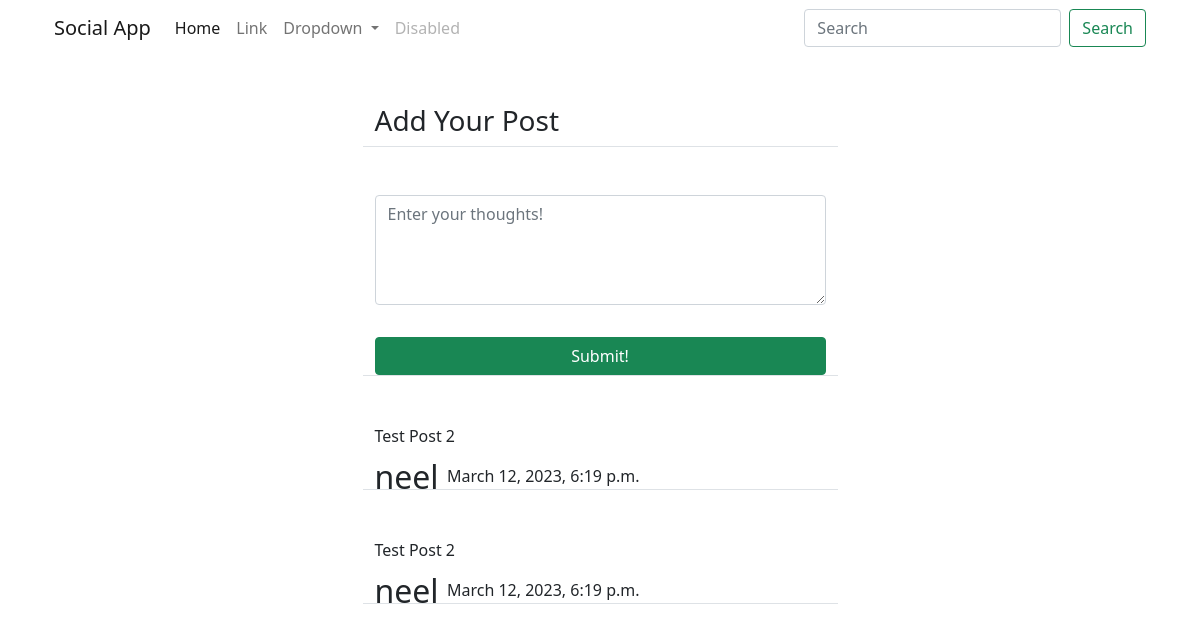
Page /main/ on the earlier database version.
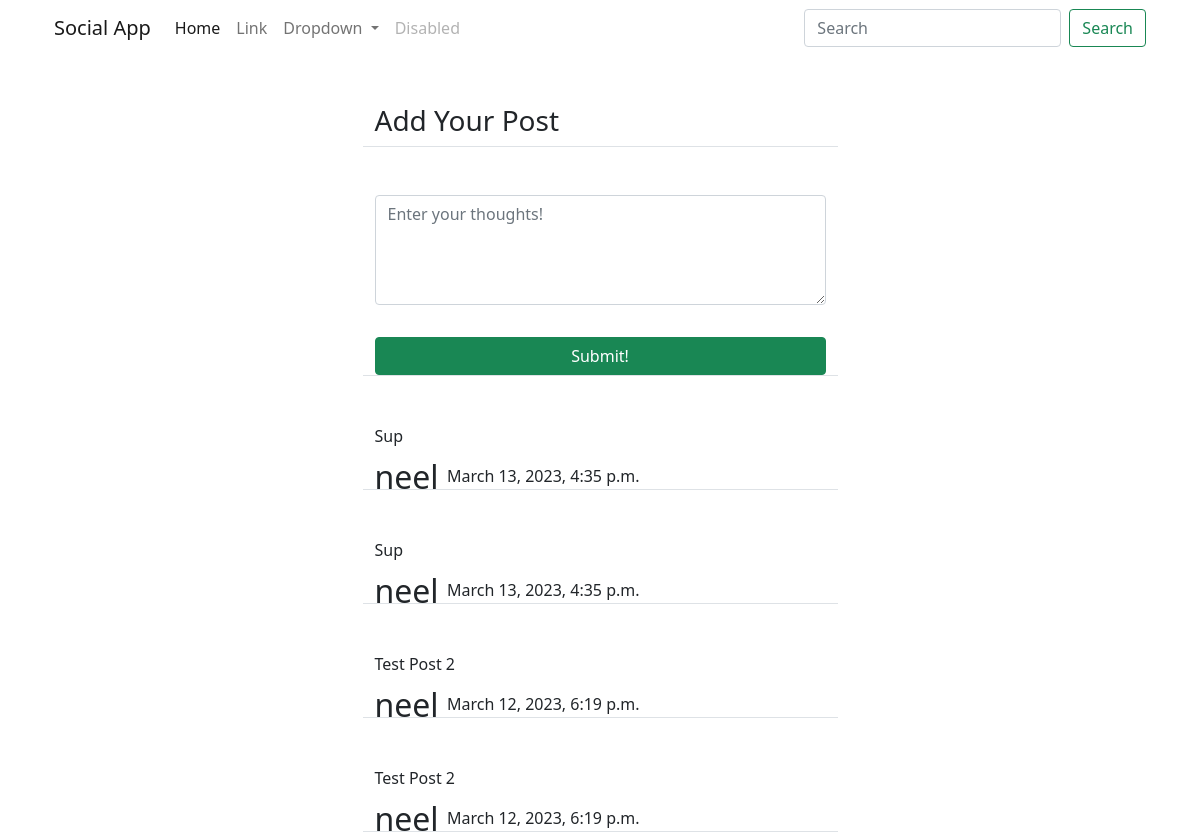
Same page on the later database version.
### mainApp/models.py (models this page shows)
class Post(models.Model):
    body = models.TextField()
    created = models.DateTimeField(default=timezone.now)
    author = models.ForeignKey(User, on_delete=models.CASCADE)

### mainApp/views.py (the view, shortened to what this page needs)
# urls.py: path("", SocialPosts.as_view(), name="content_list"),
class SocialPosts(View):
    def get(self, request, *args, **kwargs):
        content_posts = Post.objects.all().order_by("-created")
        form = Post_Entry()
        context = {
            "content_list": content_posts,
            "form": form,
        }
        return render(request, "content_list.html", context)

### mainApp/forms.py
class Post_Entry(forms.ModelForm):
    body = forms.CharField(label="", widget=forms.Textarea(attrs={"rows": 4, "placeholder": "Enter your thoughts!", }))
    class Meta:
        model = Post
        fields = ["body"]

### mainApp/templates/content_list.html (shortened to what this page needs)
{% extends "base_layout.html" %}
{% load crispy_forms_tags %}
{% block content %}
    <div class="container">
        <div class="row justify-content-center mt-5">
            <div class="col-md-5 col-sm-15 border-bottom">
                <h3>Add Your Post</h3>
            </div>
        </div>
        <div class="row justify-content-center mt-5 mb-5">
            <div class="col-md-5 col-sm-15 border-bottom">
                <form method="POST">
                    {{ form | crispy }}
                    <div class="d-grid gap-2">
                        <button class="btn btn-success mt-3">Submit!</button>
                    </div>
                </form>
            </div>
        </div>
        {% for post in content_list %}
        <div class="row justify-content-center mt-5">
            <div class="col-md-5 col-sm-15 border-bottom">
                <p>{{ post.body }}</p>
                <div class="post_header">
                    <h2 style="display: inline; vertical-align: top; line-height: 25px;">{{ post.author }} </h2>
                    <p style="display: inline; vertical-align: top; ">{{ post.created }}</p>
                </div>
            </div>
        </div>
        {% endfor %}
    </div>
{% endblock content %}

### landingPage/templates/base_layout.html (shortened to what this page needs)
<!doctype html>
<html lang="en">
  <head>
    <link href="https://cdn.jsdelivr.net/npm/bootstrap@5.0.2/dist/css/bootstrap.min.css" rel="stylesheet">
  </head>
  <body>
    {% include "navbar.html" %}
    {% block content %}
    {% endblock content %}
  </body>
</html>

### landingPage/templates/navbar.html (shortened to what this page needs)
<div class="container">
    <nav class="navbar navbar-expand-lg navbar-light">
        <div class="container-fluid">
            <a class="navbar-brand" href="{% url "landing" %}">Social App</a>
            <div class="collapse navbar-collapse" id="navbarSupportedContent">
                <ul class="navbar-nav me-auto mb-2 mb-lg-0">
                    <li class="nav-item">
                        <a class="nav-link active" aria-current="page" href="#">Home</a>
                    </li>
                    <li class="nav-item">
                        <a class="nav-link" href="#">Link</a>
                    </li>
                    <li class="nav-item dropdown">
                        <a class="nav-link dropdown-toggle" href="#" id="navbarDropdown" role="button"
                           data-bs-toggle="dropdown" aria-expanded="false">
                            Dropdown
                        </a>
                    </li>
                    <li class="nav-item">
                        <a class="nav-link disabled" href="#" tabindex="-1" aria-disabled="true">Disabled</a>
                    </li>
                </ul>
                <form class="d-flex">
                    <input class="form-control me-2" type="search" placeholder="Search" aria-label="Search">
                    <button class="btn btn-outline-success" type="submit">Search</button>
                </form>
            </div>
        </div>
    </nav>
</div>

Differences in the rows shown:
added Post: body "Sup", author "neel", created "March 13, 2023, 4:35 p.m."
added Post: body "Sup", author "neel", created "March 13, 2023, 4:35 p.m."
